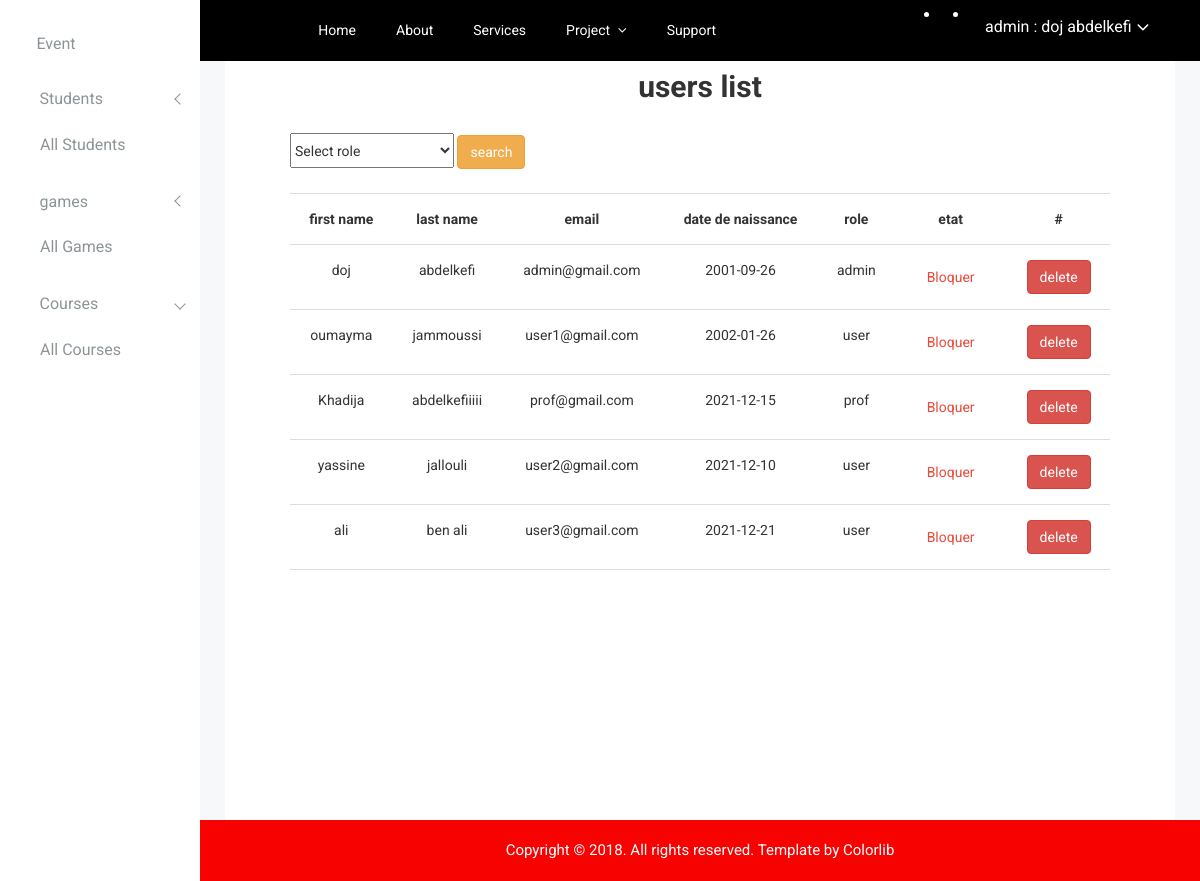
The app's page /usemanagment/view/all-users.php (signed in) with its own data.
### tables this page shows
CREATE TABLE `usertable` (
  `ID` int(100) NOT NULL,
  `first_Name` varchar(100) NOT NULL,
  `last_Name` varchar(100) NOT NULL,
  `email` varchar(100) NOT NULL,
  `pass` varchar(100) NOT NULL,
  `Date_Naissance` date NOT NULL,
  `role` varchar(50) NOT NULL,
  `bloqué` int(1) NOT NULL
);

### usemanagment/controlers/usercontroler.php (called while the page is built, shortened)
<?php
    class UserC{
        function afficherUser() {
            $sql = "SELECT * FROM usertable";
            $db = config::getConnexion();
            try {
                $liste = $db->query($sql);
                return $liste;
            } catch(Exception $e){
				$e->getMessage();
			}
        }
    }
?>

### usemanagment/view/all-users.php (the view, shortened to what this page needs)
<?php
    require_once "./../controlers/usercontroler.php";
    $userC = new UserC();
    $listeUsers = $userC->afficherUser();
?>
<!doctype html>
<html class="no-js" lang="en">
<head>
    <link rel="stylesheet" href="./../../EDu-Quiz B/css/bootstrap.min.css">
    <link rel="stylesheet" href="./../../EDu-Quiz B/css/font-awesome.min.css">
    <link rel="stylesheet" href="./../../EDu-Quiz B/css/owl.carousel.css">
    <link rel="stylesheet" href="./../../EDu-Quiz B/css/owl.theme.css">
    <link rel="stylesheet" href="./../../EDu-Quiz B/css/owl.transitions.css">
    <link rel="stylesheet" href="./../../EDu-Quiz B/css/animate.css">
    <link rel="stylesheet" href="./../../EDu-Quiz B/css/normalize.css">
    <link rel="stylesheet" href="./../../EDu-Quiz B/css/meanmenu.min.css">
    <link rel="stylesheet" href="./../../EDu-Quiz B/css/main.css">
    <link rel="stylesheet" href="./../../EDu-Quiz B/css/educate-custon-icon.css">
    <link rel="stylesheet" href="./../../EDu-Quiz B/css/morrisjs/morris.css">
    <link rel="stylesheet" href="./../../EDu-Quiz B/css/scrollbar/jquery.mCustomScrollbar.min.css">
    <link rel="stylesheet" href="./../../EDu-Quiz B/css/metisMenu/metisMenu.min.css">
    <link rel="stylesheet" href="./../../EDu-Quiz B/css/metisMenu/metisMenu-vertical.css">
    <link rel="stylesheet" href="./../../EDu-Quiz B/css/calendar/fullcalendar.min.css">
    <link rel="stylesheet" href="./../../EDu-Quiz B/css/calendar/fullcalendar.print.min.css">
    <link rel="stylesheet" href="./../../EDu-Quiz B/style.css">
    <link rel="stylesheet" href="./../../EDu-Quiz B/css/responsive.css">
</head>
<body>
  <?php require_once "./sideBar.php" ?>
    <div class="all-content-wrapper">
        <div class="container-fluid">
            <div class="row">
                <div class="col-lg-12 col-md-12 col-sm-12 col-xs-12">
                    <div class="logo-pro">
                    </div>
                </div>
            </div>
        </div>
        <?php require_once "./../../CourseManagment/view/header.php" ?>
        <div style="height:100vh; width:95%;  background-color:white; padding:5% 5% 5% 5%"
            class="courses-area container-fluid">
            <div class="container-fluid">
                <div class="row">
                    <div class="col-lg-12">
                        <h2 style="text-align:center;">users list</h2> <br>
                        <form class="mt-5 mb-5" action="./rechercherUsersAd.php" method="POST">
                        <select id="select" style="margin-bottom :3%; width:20%;height:35px" class="form-select"  id="Categorie" name="Categorie" aria-label="Default select example">
                <option  selected>Select role</option>
            </select>
                            <input   class="btn btn-warning" type="submit" value="search">
                        </form>
                        <table style="border:0px solid grey;text-align:center" class="table">
                            <tr style="border-bottom: 0px solid grey;">
                                <th style="padding: 15px; border-bottom: 1px solid #ddd;text-align:center">first name</th>
                                <th style="padding: 15px; border-bottom: 1px solid #ddd;text-align:center">last name</th>
                                <th style="padding: 15px; border-bottom: 1px solid #ddd;text-align:center">email</th>
                                <th style="padding: 15px; border-bottom: 1px solid #ddd;text-align:center">date de naissance</th>
                                <th style="padding: 15px; border-bottom: 1px solid #ddd;text-align:center">role</th>
                                <th style="padding: 15px; border-bottom: 1px solid #ddd;text-align:center">etat</th>
                                <th style="padding: 15px; border-bottom: 1px solid #ddd;text-align:center">#</th>
                            </tr>
                            <?php foreach($listeUsers as $user) {?>
                            <tr>
                                <td
                                style="padding: 15px;border-bottom: 1px solid #ddd;border-left: 0px solid #ddd;border-right: 0px solid #ddd">
                                    <?php echo $user['first_Name'] ?>
                                </td>
                                <td
                                    style="padding: 15px;border-bottom: 1px solid #ddd;border-left: 0px solid #ddd;border-right: 0px solid #ddd">
                                    <?php echo $user['last_Name'] ?>
                                </td>
                                <td
                                    style="padding: 15px;border-bottom: 1px solid #ddd;border-left: 0px solid #ddd;border-right: 0px solid #ddd">
                                    <?php echo $user['email'] ?>
                                </td>
                                <td
                                    style="padding: 15px;border-bottom: 1px solid #ddd;border-left: 0px solid #ddd;border-right: 0px solid #ddd">
                                    <?php echo $user['Date_Naissance'] ?>
                                </td>
                                <td
                                style="padding: 15px;border-bottom: 1px solid #ddd;border-left: 0px solid #ddd;border-right: 0px solid #ddd">
                                    <?php echo $user['role'] ?>
                                </td>
                                <td
                                style="padding: 15px;border-bottom: 1px solid #ddd;border-left: 0px solid #ddd;border-right: 0px solid #ddd">
                <?php if($user['bloqué']==0){ ?>
                  <a class="btn btn-link text-danger text-gradient px-3 mb-0" href="adminblock.php?ID=<?php echo $user['ID']; ?>"><i class="far fa-update-alt me-2"></i>Bloquer</a>
                <?php }else if($user['bloqué']==1){  ?>
                <a class="btn btn-link text-success text-gradient px-3 mb-0" href="admindebloquer.php?ID=<?php echo $user['ID']; ?>"><i class="far fa-update-alt me-2"></i>Débloquer</a>
                <?php } ?>
                </td>
                                <td
                                    style="padding: 15px;border-bottom: 1px solid #ddd;border-left: 0px solid #ddd;border-right: 0px solid #ddd">
                                    <form action="./supression.php" method="POST">
                        <input class="btn btn-danger" type="submit" value="delete">
                                </td>
                            </tr>
                            <?php } ?>
                        </table>
                    </div>
                </div>
            </div>
        </div>
        <div class="footer-copyright-area">
            <div class="container-fluid">
                <div class="row">
                    <div class="col-lg-12 col-md-12 col-sm-12 col-xs-12">
                        <div class="footer-copy-right">
                            <p>Copyright © 2018. All rights reserved. Template by <a
                                    href="https://colorlib.com/wp/templates/">Colorlib</a></p>
                        </div>
                    </div>
                </div>
            </div>
        </div>
    </div>
</body>
</html>

### records on screen
usertable: first_Name "doj", last_Name "abdelkefi", email "admin@gmail.com", Date_Naissance "2001-09-26", role "admin"
usertable: first_Name "oumayma", last_Name "jammoussi", email "user1@gmail.com", Date_Naissance "2002-01-26", role "user"
usertable: first_Name "Khadija", last_Name "abdelkefiiiii", email "prof@gmail.com", Date_Naissance "2021-12-15", role "prof"
usertable: first_Name "yassine", last_Name "jallouli", email "user2@gmail.com", Date_Naissance "2021-12-10", role "user"
usertable: first_Name "ali", last_Name "ben ali", email "user3@gmail.com", Date_Naissance "2021-12-21", role "user"

### other values on screen
$_SESSION['user']['role'] "admin"
$_SESSION['user']['first_Name'] "doj"
$_SESSION['user']['last_Name'] "abdelkefi"
